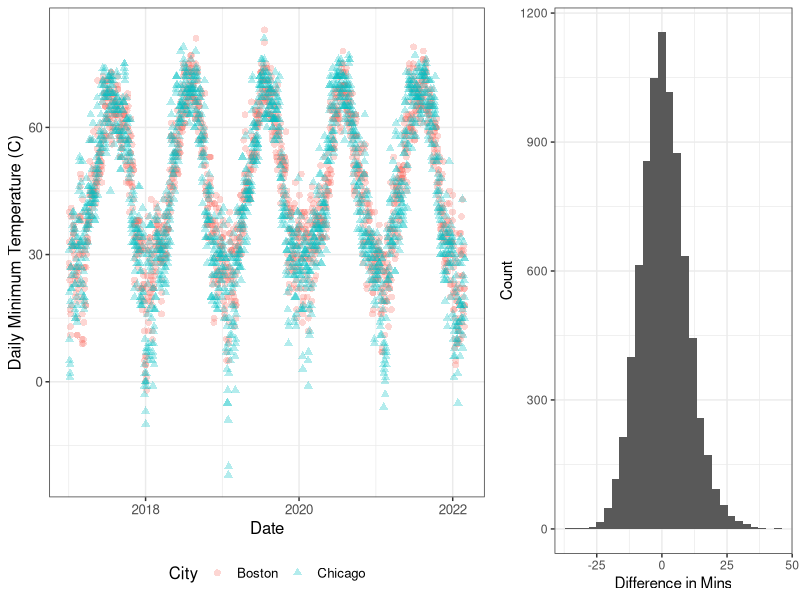
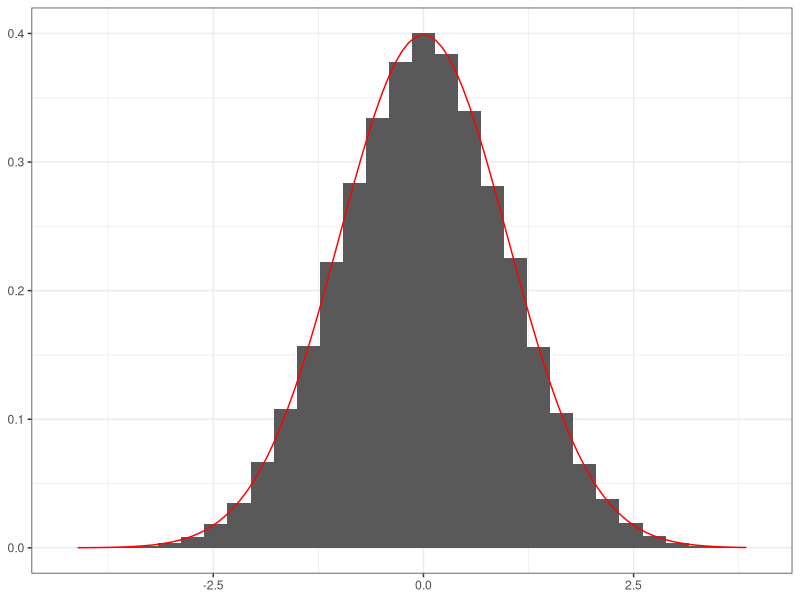

R code for these plots, in order:
## ---- chunk 1
list.of.packages <- c("ggplot2", "gridExtra")
new.packages <- list.of.packages[!(list.of.packages %in% installed.packages()[,"Package"])]
if(length(new.packages)) install.packages(new.packages)

library(ggplot2)
library(gridExtra)
## ---- chunk 2
temps <- read.csv("data/temperatures.csv")
temps$Date <- as.Date(temps$Date)
p1 <- ggplot(temps[temps$Date > as.Date("2017-01-01"),], 
             aes(x = Date, y = Min, col = City, shape = City)) + 
  geom_point(size=2, alpha=0.3) + 
  theme_bw() + 
  theme(text = element_text(size = 12),
        legend.position = "bottom",
        legend.direction = "horizontal") + 
  ylab("Daily Minimum Temperature (C)")

temps_diff <- temps[temps$City == "Boston",]
temps_diff$diff <- temps_diff$Min - temps$Min[temps$City == "Chicago"]
temps_diff <- temps_diff[!is.na(temps_diff$diff),]
p2 <- ggplot(temps_diff, aes(x = diff)) + 
  geom_histogram(bins = 28) + 
  theme_bw() + 
  xlab("Difference in Mins") + 
  ylab("Count")

grid.arrange(p1, p2, ncol=2, widths = c(1.6,1))
## ---- chunk 3
n <- dim(temps_diff)[1]
lb = qt(0.025, n-1) * sqrt(var(temps_diff$diff)/n) - mean(temps_diff$diff)
ub = qt(0.975, n-1) * sqrt(var(temps_diff$diff)/n) - mean(temps_diff$diff)
outputs <- c(lb, ub)
names(outputs) <- c("Lower bound", "Upper bound")
outputs
## ---- chunk 4
n <- dim(temps_diff)[1]
lb = qnorm(0.025) * sqrt(var(temps_diff$diff)/n) - mean(temps_diff$diff)
ub = qnorm(0.975) * sqrt(var(temps_diff$diff)/n) - mean(temps_diff$diff)
outputs <- c(lb, ub)
names(outputs) <- c("Lower bound", "Upper bound")
outputs
## ---- chunk 5
df = data.frame(x = replicate(100000, sum(runif(12)) - 6))
ggplot(df, aes(x = x)) + 
  geom_histogram(bins=30, aes(y = after_stat(density))) + 
  stat_function(fun = dnorm, args = c(0, 1), n = 100, col = "red") + 
  theme_bw() + 
  theme(axis.title.x = element_blank(),
        axis.title.y = element_blank())
